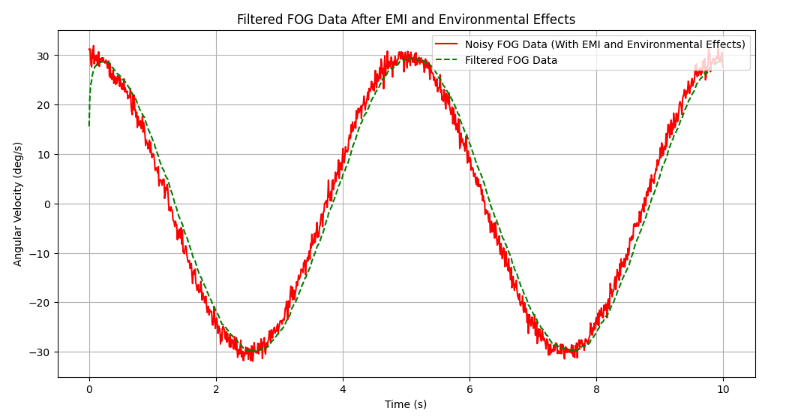

The script that drew this image:
# Apply Kalman filter to FOG data with EMI and environmental effects
filtered_fog_with_environment = kalman_filter(fog_with_environment, process_variance=0.01, measurement_variance=1.0)

# Plot filtered data
plt.figure(figsize=(12, 6))

# Raw FOG data with noise
plt.plot(time, fog_with_environment, label="Noisy FOG Data (With EMI and Environmental Effects)", color="red")

# Filtered FOG data
plt.plot(time, filtered_fog_with_environment, label="Filtered FOG Data", linestyle="--", color="green")

plt.title("Filtered FOG Data After EMI and Environmental Effects")
plt.xlabel("Time (s)")
plt.ylabel("Angular Velocity (deg/s)")
plt.legend()
plt.grid()
plt.show()
